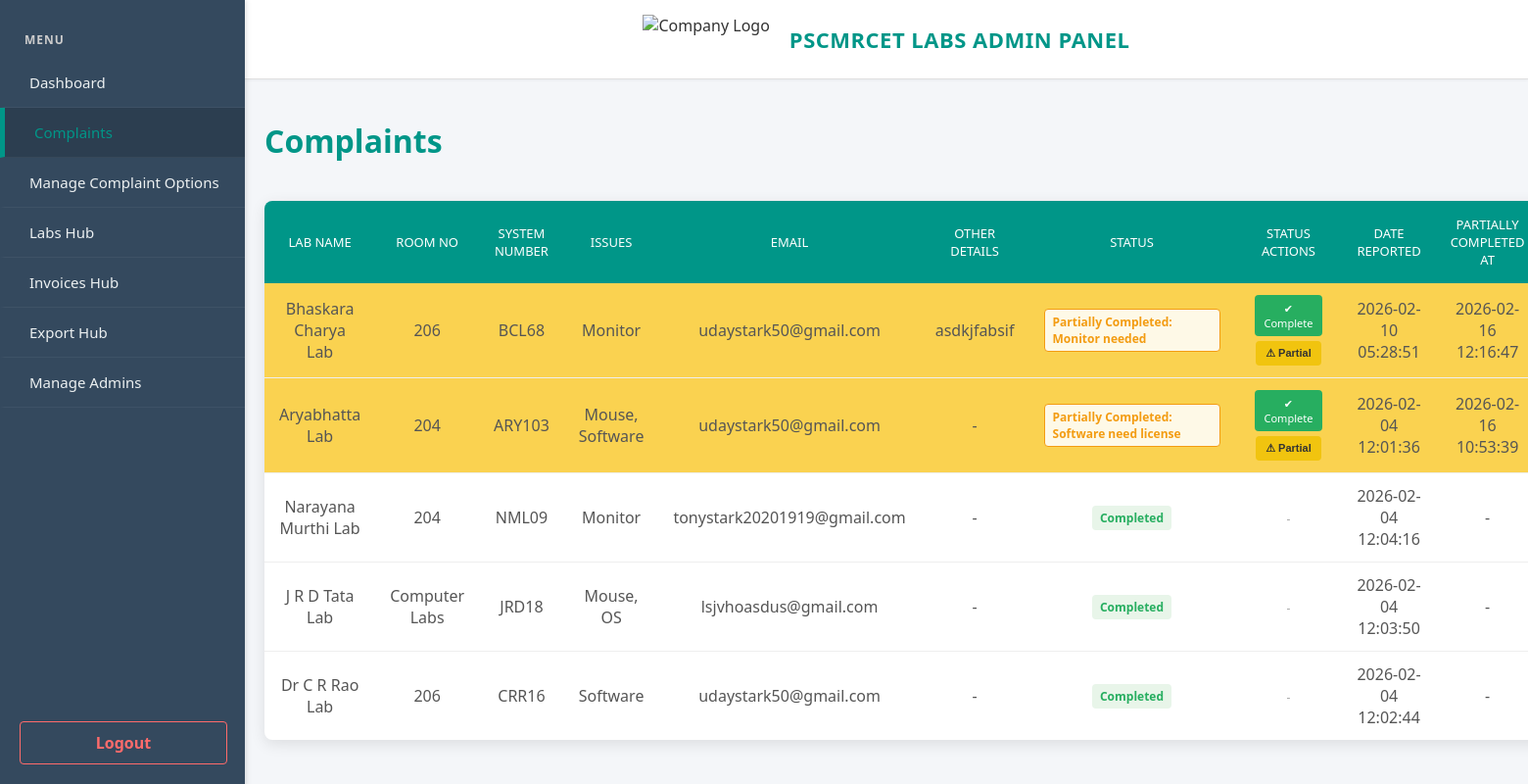
Page /complaints_info.php (signed in) on the committed database.
### tables this page shows
CREATE TABLE `dynamic_sections` (
  `id` int(11) NOT NULL,
  `section_title` varchar(255) NOT NULL,
  `column_name` varchar(255) NOT NULL,
  `input_type` varchar(50) NOT NULL,
  `display_order` int(11) DEFAULT 0,
  `is_unique` tinyint(1) DEFAULT 0,
  `created_at` timestamp NOT NULL DEFAULT current_timestamp()
);

CREATE TABLE `complaints` (
  `id` int(11) NOT NULL,
  `other_details` text DEFAULT NULL,
  `status` text DEFAULT NULL,
  `created_at` timestamp NOT NULL DEFAULT current_timestamp(),
  `issues` varchar(255) DEFAULT NULL,
  `room_no` varchar(255) DEFAULT NULL,
  `issue_fixed_at` datetime DEFAULT NULL,
  `partially_completed_at` datetime DEFAULT NULL,
  `parent_id` int(11) DEFAULT NULL,
  `lab_name` varchar(255) DEFAULT NULL,
  `system_number` varchar(255) DEFAULT NULL,
  `email` varchar(255) DEFAULT NULL,
  `complaint_modified_by` varchar(255) DEFAULT NULL
);

### complaints_info.php (the view, shortened to what this page needs)
<?php
require 'auth_session.php';
include 'header.php';
?>
<div style="display: flex; justify-content: space-between; align-items: center; margin-bottom: 20px;">
    <h1><strong>Complaints</strong></h1>
</div>
<?php
$sections = [];
$res = mysqli_query($conn, "SELECT * FROM dynamic_sections ORDER BY display_order ASC");
while ($row = mysqli_fetch_assoc($res)) { $sections[] = $row; }
$sql = "SELECT * FROM complaints c1
        WHERE c1.id = (
            SELECT MAX(c2.id)
            FROM complaints c2
            WHERE COALESCE(c2.parent_id, c2.id) = COALESCE(c1.parent_id, c1.id)
        )
        AND (partially_completed_at IS NULL OR issue_fixed_at IS NULL)
        ORDER BY c1.id DESC";
$result = mysqli_query($conn, $sql);
$num_complaints = mysqli_num_rows($result);
?>
<?php if ($num_complaints > 0): ?>
    <table>
        <tr>
            <?php foreach ($sections as $sec) { echo "<th>" . $sec['section_title'] . "</th>"; } ?>
            <th>Other Details</th>
            <th class="col-status">Status</th>
            <th>Status Actions</th>
            <th>Date Reported</th>
            <th>Partially Completed At</th>
        </tr>
        <?php while ($row = mysqli_fetch_assoc($result)):
            $row_class = "";
            $status_check = $row['status'];
            if ($status_check == 'Pending') {
                $row_class = "class='row-pending'";
            } elseif (strpos($status_check, 'Partially Completed') === 0) {
                $row_class = "class='row-partial'";
            }
        ?>
            <tr <?php echo $row_class; ?>>
                <?php foreach ($sections as $sec) {
                    $col = $sec['column_name'];
                    $val = (!empty($row[$col])) ? $row[$col] : "-";
                    echo "<td>" . $val . "</td>";
                } ?>
                <td><?php echo (!empty($row['other_details'])) ? $row['other_details'] : "-"; ?></td>
                <td>
                    <?php
                    $status_val = $row['status'];
                    if($status_val == 'Pending'): ?>
                        <span class='status-pending'>Pending</span>
                    <?php elseif($status_val == 'Completed'): ?>
                        <span class='status-completed'>Completed</span>
                    <?php elseif(strpos($status_val, 'Partially Completed') === 0): ?>
                        <span class='status-partial'><?php echo htmlspecialchars($status_val); ?></span>
                    <?php else: ?>
                        <?php echo $status_val; ?>
                    <?php endif; ?>
                </td>
                <td>
                    <?php if($row['status'] != 'Completed'): ?>
                        <div style="display: flex; flex-direction:column; align-items:center; gap: 5px;">
                            <a href='complaints_info.php?mark_complete=<?php echo $row['id']; ?>' class='btn-complete' title='Mark as Fully Completed'>✔ Complete</a>
                            <button type="button" class='btn-partial' onclick="openPartialModal(<?php echo $row['id']; ?>)">⚠ Partial</button>
                        </div>
                    <?php else: ?>
                        <span style="color:#aaa; font-size:12px;">-</span>
                    <?php endif; ?>
                </td>
                <td><?php echo $row['created_at']; ?></td>
                <td><?php echo (!empty($row['partially_completed_at'])) ? $row['partially_completed_at'] : "-"; ?></td>
            </tr>
        <?php endwhile; ?>
    </table>
<?php else: ?>
    <div style="text-align:center; padding:40px; border:1px solid #eee; border-radius:8px; background:#fff; color:#777;">
        <h3>No Complaints Found</h3>
    </div>
<?php endif; ?>
</div>
</body>
</html>

### header.php (shortened to what this page needs)
<?php
$current_page = basename($_SERVER['PHP_SELF']);
if (isset($_SESSION['admin_user'])) {
    $safe_user = mysqli_real_escape_string($conn, $_SESSION['admin_user']);
    $perm_query = mysqli_query($conn, "SELECT permissions FROM admins WHERE username = '$safe_user' LIMIT 1");
    $user_permission = 'Partial';
    if ($perm_query && mysqli_num_rows($perm_query) > 0) {
        $p_row = mysqli_fetch_assoc($perm_query);
        $user_permission = ($p_row['permissions'] === 'Full') ? 'Full' : 'Partial';
    }
} else {
    header("Location: login.php");
    exit();
}
?>
<!DOCTYPE html>
<html>
<head>
</head>
<body>
    <div class="navbar">
        <div class="nav-links">
            <h3 style="color: #ccc; font-size: 12px; padding: 0 25px; margin-bottom: 10px; text-transform: uppercase; letter-spacing: 1px;">Menu</h3>
            <a href="dashboard_overview.php" class="<?php echo ($current_page=='dashboard_overview.php')?'active':''; ?>">Dashboard</a>
            <a href="complaints_info.php" class="<?php echo ($current_page=='complaints_info.php')?'active':''; ?>">Complaints</a>
            <?php if ($user_permission === 'Full'): ?>
                <a href="manage_config.php" class="<?php echo ($current_page=='manage_config.php')?'active':''; ?>">Manage Complaint Options</a>
                <a href="labs_hub.php" class="<?php echo (in_array($current_page, ['labs_hub.php', 'labs_info_form.php', 'labs_info_manager.php', 'labs_info_logs.php', 'labs_info.php', 'systems_info_manager.php', 'systems_info_form.php']))?'active':''; ?>">Labs Hub</a>
                <a href="invoices_hub.php" class="<?php echo (in_array($current_page, ['invoices_hub.php', 'invoices_form.php', 'invoices_management.php', 'invoices_log.php']))?'active':''; ?>">Invoices Hub</a>
                <a href="export_hub.php" class="<?php echo (in_array($current_page, ['export_hub.php', 'export_labs.php', 'export_lab_systems.php', 'export_systems.php']))?'active':''; ?>">Export Hub</a>
                <a href="manage_admins.php" class="<?php echo ($current_page=='manage_admins.php')?'active':''; ?>">Manage Admins</a>
            <?php endif; ?>
        </div>
        <div class="logout-container">
            <a href="auth_session.php?action=logout" class="logout-btn">Logout</a>
        </div>
    </div>
    <div class="main-header">
        <img src="logo.png" alt="Company Logo">
        <h2>PSCMRCET LABS ADMIN PANEL</h2>
    </div>
    <div class="container">

### header.php (style rules this page uses)
:root { --primary: #009688; --primary-dark: #00796b; --bg-body: #f4f6f9; --text-color: #333; --danger: #e74c3c; --success: #27ae60; --card-shadow: 0 4px 15px rgba(0,0,0,0.1); --border-radius: 8px; }
body { font-family: 'Segoe UI', Tahoma, Geneva, Verdana, sans-serif; margin: 0; padding: 0; background-color: var(--bg-body); color: var(--text-color); overflow-x: auto; overflow-y: auto; }
a { text-decoration: none; }
.navbar { background-color: #34495e; width: 250px; height: 100vh; position: fixed; top: 0; left: 0; display: flex; flex-direction: column; justify-content: flex-start; padding: 20px 0; box-shadow: 2px 0 5px rgba(0,0,0,0.1); overflow-y: auto; z-index: 1000; }
.nav-links { width: 100%; display: flex; flex-direction: column; }
.nav-links a { display: block; color: #ecf0f1; text-align: left; padding: 15px 25px; font-size: 15px; font-weight: 500; transition: all 0.3s; border-bottom: 1px solid rgba(255,255,255,0.05); border-left: 5px solid transparent; }
.nav-links a:hover, .nav-links a.active { background-color: #2c3e50; border-left: 5px solid var(--primary); color: var(--primary); padding-left: 30px; }
.logout-container { margin-top: auto; padding: 20px 40px 40px 20px; width: 100%; box-sizing: border-box; }
.logout-btn { display: block; width: 100%; text-align: center; color: #ff6b6b !important; border: 1px solid #ff6b6b; border-radius: 4px; padding: 10px !important; font-weight: bold; transition: 0.3s; background: transparent; }
.main-header { margin-left: 250px; background-color: #ffffff; padding: 15px 30px; display: flex; align-items: center; justify-content: center; border-bottom: 1px solid #e0e0e0; box-shadow: 0 1px 3px rgba(0,0,0,0.05); }
.main-header img { height: 50px; width: auto; margin-right: 20px; }
.main-header h2 { margin: 0; font-size: 22px; font-weight: 600; color: var(--primary); text-transform: uppercase; letter-spacing: 0.5px; }
.container { padding: 20px; margin-left: 250px; width: calc(100% - 250px); box-sizing: border-box; }
h1 { color: var(--primary); font-weight: 300; margin-bottom: 20px; }
button, input[type="submit"], .btn-toggle, .btn-add, .btn-cancel, .btn-delete, .btn-safety-toggle, .btn-edit-trigger, .btn-show { border: none; border-radius: 4px; cursor: pointer; font-size: 13px; font-weight: 600; padding: 10px 15px; transition: background 0.3s; }
table { width: 100%; border-collapse: collapse; background: white; border-radius: var(--border-radius); overflow: hidden; box-shadow: var(--card-shadow); }
th { background-color: var(--primary); color: white; padding: 15px; font-weight: 500; text-transform: uppercase; font-size: 13px; }
td { padding: 12px 15px; border-bottom: 1px solid #eee; text-align: center; color: #555; }
tr:last-child td { border-bottom: none; }
.col-status { width: 180px; min-width: 180px; white-space: nowrap; }
.status-completed { color: var(--success); font-weight: bold; background: #e8f5e9; padding: 4px 8px; border-radius: 4px; font-size: 12px; }
.btn-complete { background-color: var(--success); color: white; padding: 5px 10px; border-radius: 4px; font-size: 12px; margin-left: 5px; transition: 0.2s; text-decoration: none; display: inline-block; }

### complaints_info.php (style rules this page uses)
tr.row-partial { background-color: #fad250 !important; }
.status-completed { color: #27ae60; font-weight: bold; background: #e8f5e9; padding: 4px 8px; border-radius: 4px; font-size: 12px; display: inline-block; }
.status-partial { color: #f39c12; font-weight: bold; background: #fef9e7; padding: 4px 8px; border-radius: 4px; font-size: 12px; border: 1px solid #f39c12; display: inline-block; max-width: 250px; white-space: normal; text-align: left; }
.btn-complete { background-color: #27ae60; color: white; padding: 6px 10px; border-radius: 4px; font-size: 11px; margin-right: 5px; transition: 0.2s; text-decoration: none; display: inline-block; cursor: pointer; border: none; }
.btn-partial { background-color: #f1c40f; color: #333; padding: 6px 10px; border-radius: 4px; font-size: 11px; transition: 0.2s; text-decoration: none; display: inline-block; cursor: pointer; border: none; font-weight: bold; }

### rows in the picture
dynamic_sections: section_title "LAB NAME", column_name.lab_name "Bhaskara Charya Lab", column_name.lab_name "Aryabhatta Lab", column_name.lab_name "Narayana Murthi Lab", column_name.lab_name "J R D Tata Lab", column_name.lab_name "Dr C R Rao Lab"
dynamic_sections: section_title "ROOM NO", column_name.room_no "206", column_name.room_no "204", column_name.room_no "Computer Labs"
dynamic_sections: section_title "SYSTEM NUMBER", column_name.system_number "BCL68", column_name.system_number "ARY103", column_name.system_number "NML09", column_name.system_number "JRD18", column_name.system_number "CRR16"
dynamic_sections: section_title "ISSUES", column_name.issues "Monitor", column_name.issues "Mouse, Software", column_name.issues "Mouse, OS", column_name.issues "Software"
dynamic_sections: section_title "EMAIL", column_name.email "udaystark50@gmail.com", column_name.email "tonystark20201919@gmail.com", column_name.email "lsjvhoasdus@gmail.com"
complaints: other_details "asdkjfabsif", status "Partially Completed: Monitor needed", created_at "2026-02-10 05:28:51", partially_completed_at "2026-02-16 12:16:47"
complaints: status "Partially Completed: Software need license", created_at "2026-02-04 12:01:36", partially_completed_at "2026-02-16 10:53:39"
complaints: status "Completed", created_at "2026-02-04 12:04:16"
complaints: status "Completed", created_at "2026-02-04 12:03:50"
complaints: status "Completed", created_at "2026-02-04 12:02:44"
